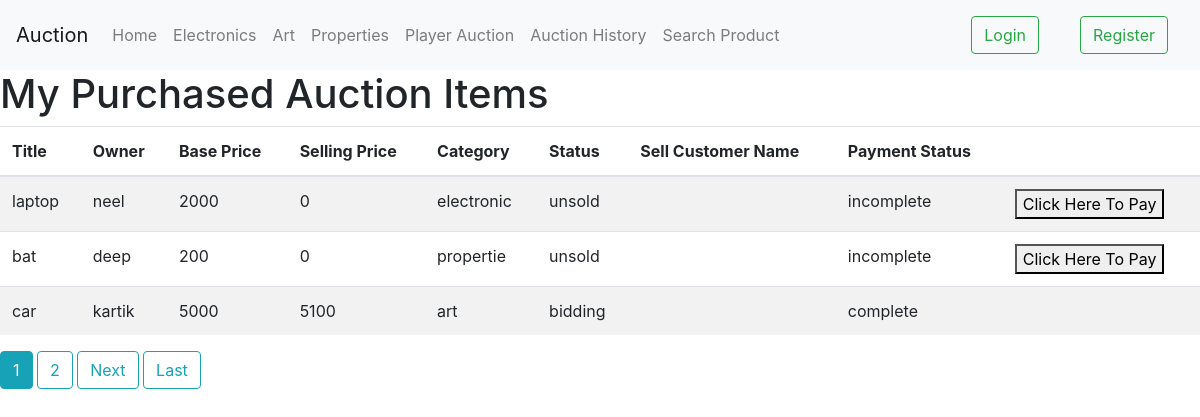
The app's page /post/myitem/ with its own data.
### blog/models.py (models this page shows, shortened)
class Post(models.Model):
    title = models.CharField(max_length=100)
    content = models.TextField()
    author = models.ForeignKey(User, on_delete=models.CASCADE)
    product_category=models.CharField(max_length=256, choices=[('electronic', 'electronic'), ('propertie','propertie'), ('art', 'art')],default="electronic")
    base_price=models.IntegerField(default="")
    raising_price=models.PositiveIntegerField(default=1, validators=[MinValueValidator(1)])
    sell_price=models.IntegerField(default=0,blank=True, null=True)
    status=models.CharField(max_length=50,default="bidding",choices=[('bidding', 'bidding'),('unsold', 'unsold'), ('sold','sold')])
    sell_customer_name= models.CharField(max_length=50,default="",blank=True)
    date = models.DateField(default=datetime.now)
    hour= models.PositiveIntegerField(default=0, validators=[MinValueValidator(0), MaxValueValidator(23)])
    minite=models.PositiveIntegerField(default=0, validators=[MinValueValidator(0), MaxValueValidator(59)])
    second=models.PositiveIntegerField(default=0, validators=[MinValueValidator(0), MaxValueValidator(59)])
    image = models.ImageField(default='default.jpg', upload_to='product_pics')
    payment_status=models.CharField(max_length=50,default="incomplete",choices=[('incomplete', 'incomplete'),('complete', 'complete')])

### blog/views.py (the view)
# urls.py: path('post/myitem/',MyItemListView.as_view(), name="sold-adwae"),
class MyItemListView(ListView):
    model = Post
    template_name = 'blog/myitem.html'  # <app>/<model>_<viewtype>.html
    context_object_name = 'posts'
    paginate_by = 3
    def get_queryset(self):
        return Post.objects.filter(sell_customer_name=self.request.user.username)

### blog/templates/blog/myitem.html (shortened to what this page needs)
{% extends "blog/base.html" %}
{% block content %}
<h1>My Purchased Auction Items</h1>
<table class="table  table-striped">
    <thead>
      <tr>
        <th>Title</th>
        <th>Owner</th>
        <th>Base Price</th>
        <th>Selling Price</th>
        <th>Category</th>
        <th>Status</th>
        <th>Sell Customer Name</th>
        <th>Payment Status</th>
        <th></th>
      </tr>
    </thead>
    <tbody>
    {% for p in  posts %}
      <tr>
        <td>{{p.title}}</td>
        <td>{{p.author}}</td>
        <td>{{p.base_price}}</td>
        <td>{{p.sell_price}}</td>
        <td>{{p.product_category}}</td>
        <td>{{p.status}}</td>
        <td>{{p.sell_customer_name}}</td>
        <td>{{p.payment_status}}</td>
       <td> {% if p.payment_status == "incomplete" %}
       <a href='/post/product_payment?num1={{p.id}}'> <button>Click Here To Pay</button></a>
        {% endif %}
        </td>
      </tr>
     {% endfor %}
    </tbody>
  </table>
<footer>
    {% if is_paginated %}
      {% for num in page_obj.paginator.page_range %}
        {% if page_obj.number == num %}
          <a class="btn btn-info mb-4" href="?page={{ num }}">{{ num }}</a>
        {% elif num > page_obj.number|add:'-3' and num < page_obj.number|add:'3' %}
          <a class="btn btn-outline-info mb-4" href="?page={{ num }}">{{ num }}</a>
        {% endif %}
      {% endfor %}
      {% if page_obj.has_next %}
        <a class="btn btn-outline-info mb-4" href="?page={{ page_obj.next_page_number }}">Next</a>
        <a class="btn btn-outline-info mb-4" href="?page={{ page_obj.paginator.num_pages }}">Last</a>
      {% endif %}
    {% endif %}
    </footer>
{% endblock content %}

### blog/templates/blog/base.html (shortened to what this page needs)
<!DOCTYPE html>
<html lang="en">
<head>
    <link rel="stylesheet" href="https://maxcdn.bootstrapcdn.com/bootstrap/4.4.1/css/bootstrap.min.css">
<link rel="stylesheet" href="https://cdnjs.cloudflare.com/ajax/libs/font-awesome/4.7.0/css/font-awesome.min.css">
</head>
<body>
<nav class="navbar navbar-expand-lg navbar-light bg-light">
  <a class="navbar-brand" href="/">Auction </a>
  <div class="collapse navbar-collapse" id="navbarSupportedContent">
    <ul class="navbar-nav mr-auto">
      <li class="nav-item ">
        <a class="nav-link" href="/">Home</a>
      </li>
      <li class="nav-item">
        <a class="nav-link" href="/electronics">Electronics</a>
      </li>
      <li class="nav-item ">
        <a class="nav-link" href="/art">Art</a>
      </li>
      <li class="nav-item">
        <a class="nav-link" href="/properties">Properties</a>
      </li>
      <li class="nav-item">
        <a class="nav-link" href="/player/">Player Auction</a>
      </li>
      <li class="nav-item">
        <a class="nav-link" href="/history">Auction History</a>
      </li>
      <li class="nav-item">
        <a class="nav-link" href="/searchpost">Search Product</a>
      </li>
    </ul>
    {% if user.is_authenticated %}
    <a class="nav-item nav-link" href="/post/myadded/">
      	&nbsp;	&nbsp;	&nbsp;
          <button class="btnbtn btn-dark my-2 my-sm-0" >My Auction Items</button></a>
        </a>
    <a class="nav-item nav-link" href="/post/myitem/">
      	&nbsp;	&nbsp;	&nbsp;
          <button class="btnbtn btn-dark my-2 my-sm-0" >My Purchase Items</button></a>
        </a>
         <a class="nav-item nav-link" href="/post/new/">
      	&nbsp;	&nbsp;	&nbsp;
          <button class="btnbtn btn-dark my-2 my-sm-0" >Add Product</button></a>
        </a>
     <a class="nav-item nav-link" href="{% url 'profile' %}">
      <button class="btnbtn btn-dark my-2 my-sm-0" >Profile</button></a>
      	&nbsp;	&nbsp;	&nbsp;
         <a class="nav-item nav-link" href="{% url 'logout' %}">
      <button class="btn btn-danger my-2 my-sm-0" >Logout</button></a>
    {% else %}
    <a class="nav-item nav-link" href="{% url 'login' %}">
      <button class="btn btn-outline-success my-2 my-sm-0" >Login</button></a>
        <a class="nav-item nav-link" href="{% url 'register' %}">
      <button class="btn btn-outline-success my-2 my-sm-0" >Register</button></a>
    {% endif %}
  </div>
</nav>
    {% block content %}
    {% endblock %}
</body>
</html>

### blog/templates/blog/myitem.html (style rules this page uses)
* { box-sizing: border-box; }

### records on screen
Post: title "laptop", author "neel", base_price "2000", sell_price "0", product_category "electronic", status "unsold", payment_status "incomplete"
Post: title "bat", author "deep", base_price "200", sell_price "0", product_category "propertie", status "unsold", payment_status "incomplete"
Post: title "car", author "kartik", base_price "5000", sell_price "5100", product_category "art", status "bidding", payment_status "complete"

### other values on screen
{{ num }} "1"
{{ num }} "2"
